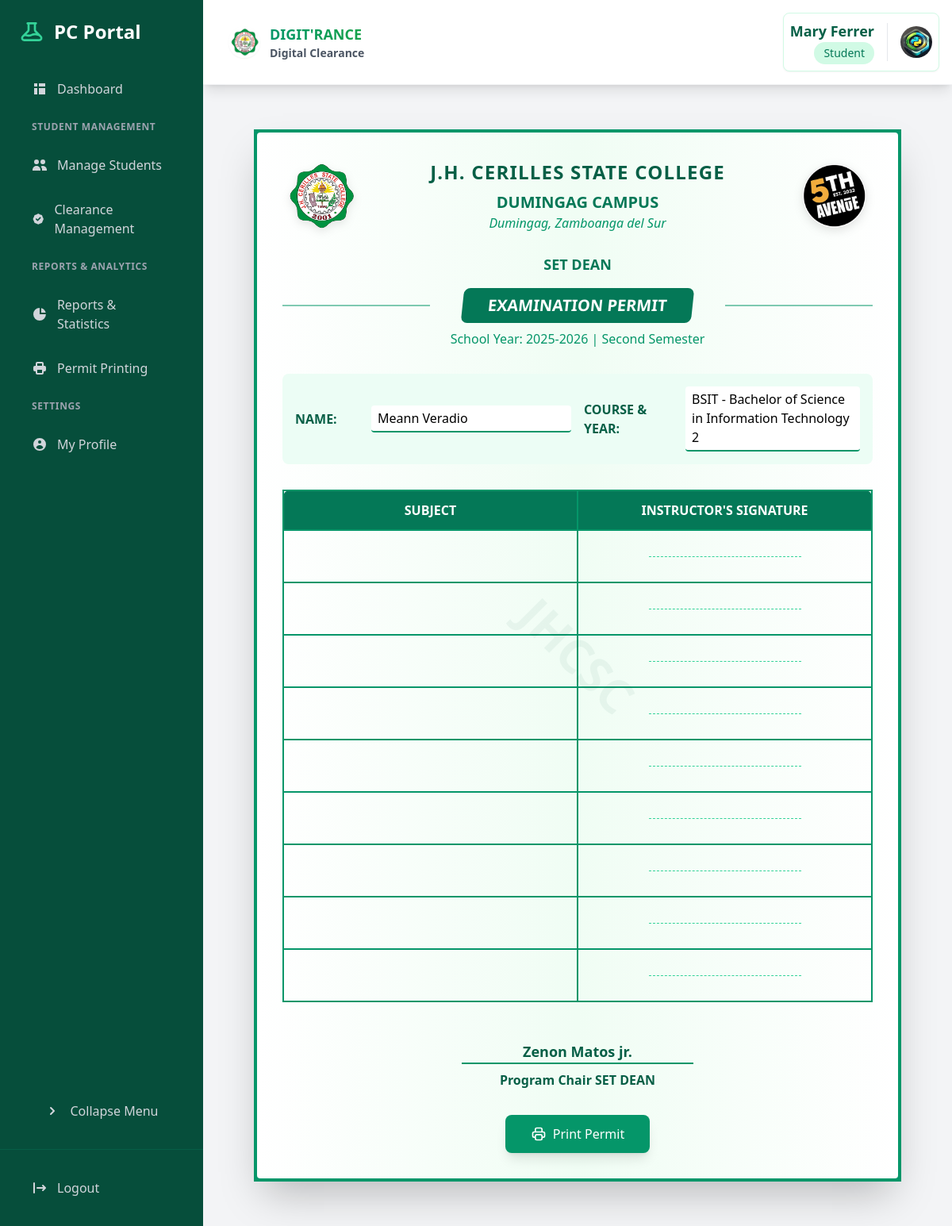
Screenshot of /program-chair/print-permit/12/ (signed in) with the database file from the repository.
### core/models.py (models this page shows, shortened)
class Student(models.Model):
    user = models.OneToOneField(User, on_delete=models.CASCADE)
    student_id = models.CharField(max_length=20, unique=True)
    course = models.ForeignKey(Course, on_delete=models.PROTECT)
    program_chair = models.ForeignKey('ProgramChair', on_delete=models.SET_NULL, null=True, blank=True)
    dormitory_owner = models.ForeignKey('Staff', on_delete=models.SET_NULL, null=True, blank=True, related_name='dormitory_students')
    year_level = models.IntegerField()
    contact_number = models.CharField(max_length=20, blank=True, null=True)
    is_boarder = models.BooleanField(default=False)
    created_at = models.DateTimeField(auto_now_add=True)
    is_approved = models.BooleanField(default=False)
    rejection_reason = models.TextField(blank=True, null=True)
    profile_picture = models.ImageField(upload_to='student_profiles/', null=True, blank=True)
    def get_profile_picture_url(self):
        if self.profile_picture and self.profile_picture.url:
            return self.profile_picture.url
        return static('img/default-profile.png')  # Make sure this file exists in your static folder
    def get_full_name(self):
        return self.user.get_full_name()

class ProgramChair(models.Model):
    user = models.OneToOneField(User, on_delete=models.CASCADE)
    dean = models.ForeignKey(Dean, on_delete=models.SET_NULL, null=True, blank=True)
    profile_picture = models.ImageField(upload_to='program_chair_profiles/', null=True, blank=True)
    designation = models.CharField(max_length=100, blank=True, null=True)
    def get_title(self):
        if self.designation:
            return f"Program Chair {self.designation}"
        elif self.dean:
            return f"Program Chair {self.dean.name}"
        else:
            return "Program Chair"

class Dean(models.Model):
    name = models.CharField(max_length=100, unique=True)
    logo = models.ImageField(upload_to='dean_logos/', blank=True, null=True)
    description = models.TextField(blank=True, null=True)
    created_at = models.DateTimeField(auto_now_add=True)

class Course(models.Model):
    code = models.CharField(max_length=10, unique=True)
    name = models.CharField(max_length=100)
    dean = models.ForeignKey(Dean, on_delete=models.PROTECT, related_name='courses')
    is_active = models.BooleanField(default=True)
    created_at = models.DateTimeField(auto_now_add=True)
    updated_at = models.DateTimeField(auto_now=True)
    class Meta:
        ordering = ['code']
    def __str__(self):
        return f"{self.code} - {self.name}"

class Clearance(models.Model):
    student = models.ForeignKey(Student, on_delete=models.CASCADE, related_name='clearances')
    school_year = models.CharField(max_length=9)
    semester = models.CharField(max_length=3, choices=SEMESTER_CHOICES)
    is_cleared = models.BooleanField(default=False)
    cleared_date = models.DateTimeField(null=True, blank=True)
    program_chair_approved = models.BooleanField(default=False)
    created_at = models.DateTimeField(auto_now_add=True)
    class Meta:
        unique_together = ['student', 'school_year', 'semester']
        ordering = ['-school_year', '-semester']
    def check_clearance(self):
        pending_or_denied = self.requests.filter(status__in=['pending', 'denied']).exists()
        was_cleared = self.is_cleared  # Store previous state
        self.is_cleared = not pending_or_denied
        if self.is_cleared and not was_cleared:
            self.cleared_date = timezone.now()
            self.program_chair_approved = True
        elif not self.is_cleared:
            self.cleared_date = None
            self.program_chair_approved = False
        self.save()
        return self.is_cleared  # Return the current clearance status

### core/views.py (the view)
# urls.py: path('program-chair/print-permit/<int:student_id>/', views.print_permit, name='print_permit'),
@login_required
def print_permit(request, student_id):
    student = get_object_or_404(Student, id=student_id)
    current_year = timezone.now().year
    school_year = f"{current_year}-{current_year + 1}"
    month = timezone.now().month
    if 1 <= month <= 5:  # January to May
        semester = "2ND"
    elif 6 <= month <= 10:  # June to October
        semester = "1ST"
    else:  # November to December
        semester = "SUM"
    clearance = Clearance.objects.filter(
        student=student,
        school_year=school_year,
        semester=semester
    ).first()
    if not clearance:
        clearance = Clearance.objects.create(
            student=student,
            school_year=school_year,
            semester=semester
        )
    clearance.check_clearance()
    return render(request, 'core/print_permit.html', {
        'student': student,
        'clearance': clearance,
        'logo_url': 'images/logo.png',
    })

### templates/core/print_permit.html (shortened to what this page needs)
{% extends "base.html" %}
{% load static %}
{% block sidebar %}
{% include "components/program_chair_sidenav.html" %}
{% endblock %}
{% block content %}
<div id="print-section" class="max-w-4xl mx-auto p-8">
    <div class="border-4 border-emerald-600 p-8 bg-white shadow-2xl relative" style="background: linear-gradient(to right, #ffffff, #f0fdf4, #ffffff);">
        <div class="absolute bottom-0 left-0 w-20 h-20 border-l-4 border-b-4 border-emerald-600 -m-1 rounded-bl-lg"></div>
        <div class="absolute bottom-0 right-0 w-20 h-20 border-r-4 border-b-4 border-emerald-600 -m-1 rounded-br-lg"></div>
        <div class="text-center mb-8 relative">
            <div class="flex justify-between items-center mb-6">
                <div class="w-24 h-24">
                    <img src="{% static 'img/permit_logo.png' %}" alt="JHCSC Logo"
                         class="w-full h-full object-contain transform hover:scale-105 transition-transform duration-300"
                         style="filter: drop-shadow(0 4px 6px rgba(0, 0, 0, 0.1));">
                </div>
                <div class="flex-1 px-4">
                    <h1 class="text-2xl font-bold text-emerald-800 tracking-wider">J.H. CERILLES STATE COLLEGE</h1>
                    <h2 class="text-xl font-semibold text-emerald-700 mt-2">DUMINGAG CAMPUS</h2>
                    <p class="text-emerald-600 italic">Dumingag, Zamboanga del Sur</p>
                </div>
                <div class="w-24 h-24">
                    {% if student.program_chair.dean.logo %}
                        <img src="{{ student.program_chair.dean.logo.url }}"
                             alt="{{ student.program_chair.dean.name }} Logo"
                             class="w-full h-full object-contain transform hover:scale-105 transition-transform duration-300"
                             style="filter: drop-shadow(0 4px 6px rgba(0, 0, 0, 0.1));">
                    {% else %}
                        <div class="w-full h-full flex items-center justify-center bg-emerald-50 rounded-full">
                            <span class="text-2xl font-bold text-emerald-600">
                                {{ student.program_chair.dean.name|slice:":2"|upper }}
                            </span>
                        </div>
                    {% endif %}
                </div>
            </div>
            <div class="mt-6">
                <h3 class="text-lg font-bold text-emerald-700">{{ student.course.dean.description }}</h3>
                <div class="relative mt-4">
                    <div class="absolute w-1/4 h-px bg-emerald-600 left-0 top-1/2 transform -translate-y-1/2"></div>
                    <div class="absolute w-1/4 h-px bg-emerald-600 right-0 top-1/2 transform -translate-y-1/2"></div>
                    <h4 class="text-xl font-bold inline-block bg-emerald-700 text-white py-2 px-8 rounded-lg transform -skew-x-6">
                        EXAMINATION PERMIT
                    </h4>
                </div>
                <div class="mt-2 text-emerald-600">
                    <p>School Year: {{ clearance.school_year }} | {{ clearance.get_semester_display }}</p>
                </div>
            </div>
        </div>
        <div class="mb-8 space-y-4 bg-emerald-50 p-4 rounded-lg">
            <div class="grid grid-cols-2 gap-4">
                <div class="flex items-center">
                    <span class="font-bold text-emerald-800 w-24">NAME:</span>
                    <span class="flex-1 border-b-2 border-emerald-600 px-2 py-1 bg-white rounded">{{ student.get_full_name }}</span>
                </div>
                <div class="flex items-center">
                    <span class="font-bold text-emerald-800 w-32">COURSE & YEAR:</span>
                    <span class="flex-1 border-b-2 border-emerald-600 px-2 py-1 bg-white rounded">{{ student.course }} {{ student.year_level }}</span>
                </div>
            </div>
        </div>
        <div class="mt-8">
            <table class="w-full border-collapse">
                <thead>
                    <tr class="bg-emerald-700 text-white">
                        <th class="border-2 border-emerald-600 p-3 w-1/2 rounded-tl-lg">SUBJECT</th>
                        <th class="border-2 border-emerald-600 p-3 w-1/2 rounded-tr-lg">INSTRUCTOR'S SIGNATURE</th>
                    </tr>
                </thead>
                <tbody>
                    {% for i in "123456789"|make_list %}
                    <tr class="hover:bg-emerald-50">
                        <td class="border-2 border-emerald-600 p-4 text-emerald-800">
                            <div class="h-8 flex items-center px-2"></div>
                        </td>
                        <td class="border-2 border-emerald-600 p-4">
                            <div class="h-8 flex items-center justify-center">
                                <div class="w-48 border-b border-emerald-400 border-dashed"></div>
                            </div>
                        </td>
                    </tr>
                    {% endfor %}
                </tbody>
            </table>
        </div>
        <div class="mt-12 text-center">
            <p class="text-lg font-bold text-emerald-800">
                {{ student.program_chair.user.get_full_name }}
            </p>
            <div class="border-t-2 border-emerald-600 pt-2 inline-block px-12">
                <p class="font-semibold text-emerald-800">{{ student.program_chair.get_title }}</p>
            </div>
        </div>
        <div class="absolute inset-0 flex items-center justify-center opacity-5 pointer-events-none">
            <span class="text-6xl font-bold text-emerald-800 rotate-45">JHCSC</span>
        </div>
        <div class="mt-8 text-center print:hidden">
            <button onclick="window.print()"
                    class="bg-emerald-600 text-white px-8 py-3 rounded-lg hover:bg-emerald-700 transition-colors duration-200 shadow-lg">
                <span class="flex items-center justify-center">
                    Print Permit
                </span>
            </button>
        </div>
    </div>
</div>
{% endblock %}

### templates/components/navbar.html (shortened to what this page needs)
{% load static %}
<header class="bg-white shadow-lg p-3 sm:p-4 flex justify-between items-center border-b border-gray-100 sticky top-0 z-30">
    <div class="flex items-center">
        <h1 class="text-xl font-bold flex items-center ml-4 text-gray-800">
            <a href="{% url 'home' %}" class="flex items-center group">
                <img src="{% static 'img/permit_logo.png' %}" alt="JHCSC Logo" class="h-8 w-8 sm:h-10 sm:w-10 mr-2 sm:mr-3 rounded-full shadow-sm">
                <div class="flex flex-col">
                    <span class="text-gradient bg-clip-text text-transparent bg-gradient-to-r from-emerald-600 to-green-600 group-hover:from-emerald-700 group-hover:to-green-700 transition-all text-sm sm:text-base md:text-lg">
                    </span>
                    <span class="text-xs sm:text-sm text-gray-600">Digital Clearance</span>
                </div>
            </a>
        </h1>    </div>
    <div class="flex items-center">
        {% if user.is_authenticated %}
            <div class="bg-white rounded-lg shadow-sm border border-emerald-100 hover:shadow-md transition-all duration-200">
                <div class="flex items-center space-x-1 sm:space-x-2 md:space-x-4 p-1 sm:p-2">
                    <div class="hidden sm:flex flex-col items-end">
                        <span class="font-semibold text-lg text-emerald-800">
                            {% if user.programchair %}
                                {{ user.programchair.user.get_full_name }}
                            {% elif user.student %}
                                {{ user.student.user.get_full_name }}
                            {% elif user.staff %}
                                {{ user.staff.user.get_full_name }}
                            {% elif user.is_superuser %}
                                {{ user.get_full_name }}
                            {% else %}
                                {{ user.get_full_name }}
                            {% endif %}
                        </span>
                        <span class="text-sm px-3 py-1 bg-emerald-100 text-emerald-700 rounded-full font-medium">
                            {% if user.programchair %}
                                Program Chair
                            {% elif user.student %}
                                Student
                            {% elif user.staff %}
                                {{ user.staff.office.name }} Staff
                            {% elif user.is_superuser %}
                                Administrator
                            {% endif %}
                        </span>
                    </div>
                    <div class="relative group">
                        {% if user.student %}
                            <img src="{{ user.student.get_profile_picture_url }}"
                                 alt="Profile"
                                 class="w-8 h-8 sm:w-10 sm:h-10 rounded-full object-cover">
                        {% elif user.programchair %}
                            <img src="{{ user.programchair.get_profile_picture_url }}"
                                 alt="Profile"
                                 class="w-8 h-8 sm:w-10 sm:h-10 rounded-full object-cover">
                        {% elif user.staff %}
                            <img src="{{ user.staff.get_profile_picture_url }}"
                                 alt="Profile"
                                 class="w-8 h-8 sm:w-10 sm:h-10 rounded-full object-cover">
                        {% endif %}
                    </div>
                </div>
            </div>
        {% endif %}
    </div>
</header>

### templates/components/navbar.html (style rules this page uses)
.text-gradient { background-size: 100%; -webkit-background-clip: text; -moz-background-clip: text; -webkit-text-fill-color: transparent; -moz-text-fill-color: transparent; }

### rows the page displays
Student: program_chair.dean.logo (picture), course.dean.description "SET DEAN", get_full_name "Meann Veradio", course "BSIT - Bachelor of Science in Information Technology", year_level "2", program_chair.user.get_full_name "Zenon Matos jr.", program_chair.get_title "Program Chair SET DEAN"
Clearance: school_year "2025-2026", semester "Second Semester"

### other values shown
{{ user.student.user.get_full_name }} "Mary Ferrer"
